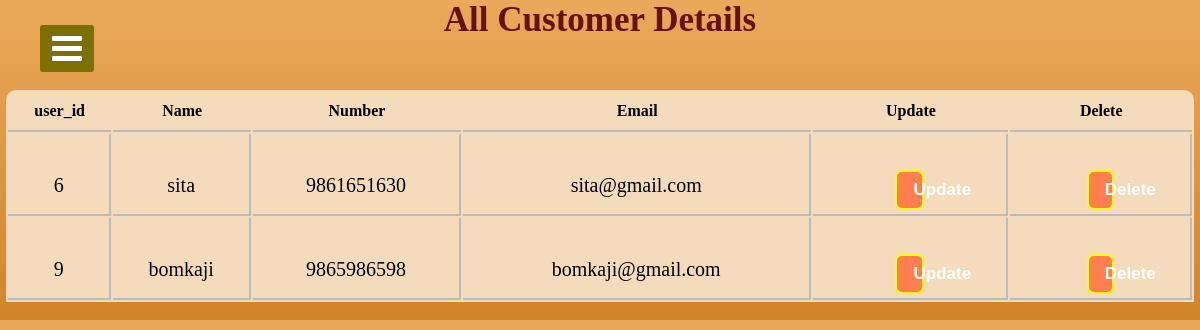
Page /adminDash.php on the committed database.
### tables this page shows
CREATE TABLE `users` (
  `user_id` int(100) NOT NULL,
  `name` varchar(20) NOT NULL,
  `number` varchar(20) NOT NULL,
  `email` varchar(20) NOT NULL,
  `password` varchar(30) NOT NULL,
  `user_type` varchar(20) NOT NULL
);

### adminDash.php (the view, shortened to what this page needs)
<?php include("connection.php")?>
<!DOCTYPE html>
<html>
<head>
  <link rel="stylesheet" href="https://cdnjs.cloudflare.com/ajax/libs/font-awesome/4.7.0/css/font-awesome.min.css">
<link rel="stylesheet" href="sidebar.css">
<link rel="stylesheet" href="viewDetail.css">
</head>
<body>
</body>
</html>
<!DOCTYPE html>
<html>
<head>
</head>
<body>
  <label for="check">
<i class="fa fa-bars" id="btn"></i>
  </label>
<div class="sidebar2">
		<h1 class="adminTopic">All Customer Details</h1>
<?php
    $sqlget="SELECT * FROM users";
    $sqldata=mysqli_query($conn,$sqlget) or die('error getting');
    echo "<table>";
    echo "<tr>
      <th>user_id</th>
    <th>Name</th>
    <th>Number</th>
    <th>Email</th>
    <th>Update</th>
    <th>Delete</th>
       </tr>";
       while ($row=mysqli_fetch_array($sqldata,MYSQLI_ASSOC))
       {
         $ID = $row['user_id'];
        echo "<tr><td>";
        echo $row['user_id'];
        echo "</td><td>";
        echo $row['name'];
        echo "</td><td>";
        echo $row['number'];
        echo "</td><td>";
        echo $row['email'];
        echo "</td>";
        ?>
        <td>
        <button style="border:2px solid yellow; border-radius:7px; background-color:coral;color:black;">
          <a href="updateCustomer.php?id=<?php echo $row['user_id'];?>">
          Update
          </a>
        </button>
        </td>
        <td>
        <button style = "border:2px solid yellow; border-radius:7px; background-color:coral;color:black;" >
          <a href="deleteCustomer.php?id=<?php echo $ID?>">
            Delete
        </a>
       </button>
        </td></tr>
<?php
       }
       echo "</table>";
?>
<br>
</div>
</body>
</html>

### dashboard/sidebar.css (style rules this page uses)
* { margin: 0; padding: 0; list-style: none; text-decoration: none; }
label #btn, label #cancle { position: absolute; cursor: pointer; background-color: rgb(124, 112, 5); color: #fff; border-radius: 3px; }
label #btn { left: 40px; top: 25px; font-size: 35px; color: #fff; padding: 6px 12px; transition: all 0.5s; }

### viewdetail.css (style rules this page uses)
body { background-image: linear-gradient( #eaa95b,#d08529); }
.adminTopic { text-align: center; color: rgb(101, 18, 18); font-size: 35px; }
table { width:99%; border-collapse: separate !important; margin:auto; text-align:center; margin-top:50px; background-color: #f4dbbb; border-radius: 10px 10px 0px 0px; }
table th { border-bottom:2px solid rgb(187, 187, 187); padding:10px 0px 10px 0px; font-family: "balsamiq_sansitalic" !important; }
table tr td { border-right: 2px solid rgb(187, 187, 187); height: 58px; padding: 22px 0px 0px 0px; font-family: "monospace;" !important; border-bottom: 2px solid rgb(187, 187, 187); font-size: 20px; }
table tr td a { color: white; border-radius: 5px; padding: 6px; text-decoration: none; margin: 10px; font-weight: 700; }
button { padding: 5px 5px 5px 5x; border-radius: 10px; width: 15%; height: 40px; border-color: #f4dbbb; margin-top: 10px; background-color: #844c08; color: wheat; font-size: 17px; }

### rows in the picture
users: user_id "6", name "sita", number "9861651630", email "sita@gmail.com"
users: user_id "9", name "bomkaji", number "9865986598", email "bomkaji@gmail.com"
